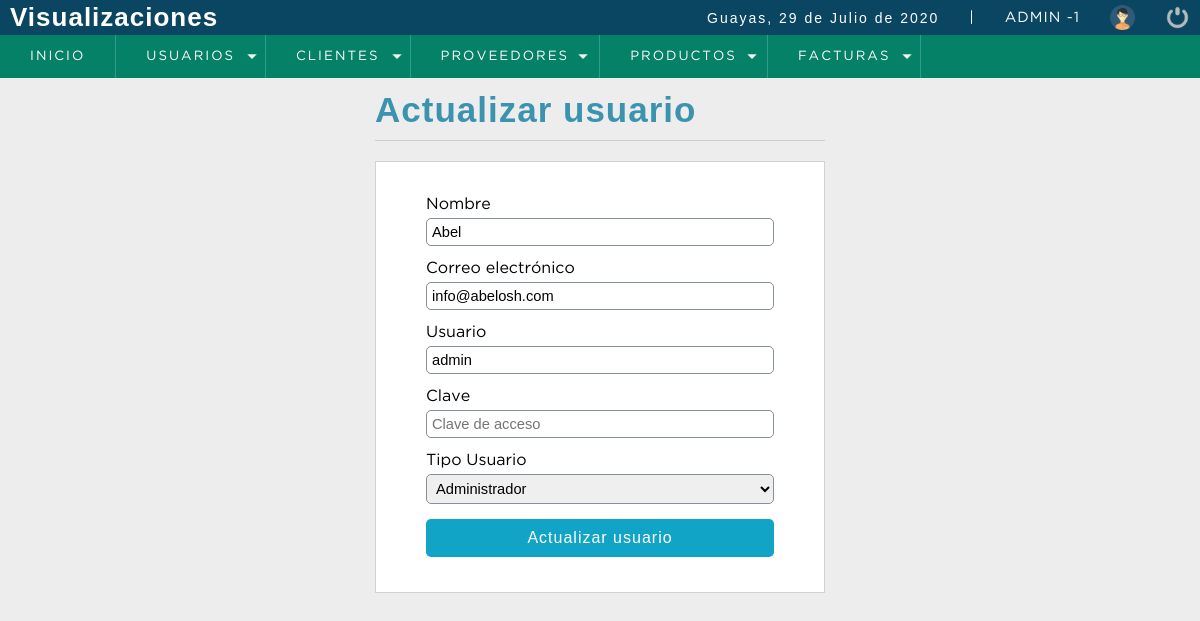
/sistema/editar_usuario.php?id=1 (signed in), run on the app's committed database.
### tables this page shows
CREATE TABLE `usuario` (
  `idusuario` int(11) NOT NULL,
  `nombre` varchar(50) DEFAULT NULL,
  `correo` varchar(100) DEFAULT NULL,
  `usuario` varchar(15) DEFAULT NULL,
  `clave` varchar(100) DEFAULT NULL,
  `rol` int(11) DEFAULT NULL,
  `estatus` int(11) NOT NULL DEFAULT '1'
);

CREATE TABLE `rol` (
  `idrol` int(11) NOT NULL,
  `rol` varchar(20) DEFAULT NULL
);

### sistema/editar_usuario.php (the view, shortened to what this page needs)
<?php
	include "../conexion.php";
	$iduser = $_REQUEST['id'];
	$sql= mysqli_query($conection,"SELECT u.idusuario, u.nombre,u.correo,u.usuario, (u.rol) as idrol, (r.rol) as rol
									FROM usuario u
									INNER JOIN rol r
									on u.rol = r.idrol
									WHERE idusuario= $iduser ");
	$result_sql = mysqli_num_rows($sql);
	if($result_sql == 0){
		header('Location: lista_usuarios.php');
	}else{
		$option = '';
		while ($data = mysqli_fetch_array($sql)) {
			$nombre  = $data['nombre'];
			$correo  = $data['correo'];
			$usuario = $data['usuario'];
			$idrol   = $data['idrol'];
			$rol     = $data['rol'];
			if($idrol == 1){
				$option = '<option value="'.$idrol.'" select>'.$rol.'</option>';
			}else if($idrol == 2){
				$option = '<option value="'.$idrol.'" select>'.$rol.'</option>';
			}else if($idrol == 3){
				$option = '<option value="'.$idrol.'" select>'.$rol.'</option>';
			}
		}
	}
 ?>
<!DOCTYPE html>
<html lang="en">
<head>
	<?php include "includes/scripts.php"; ?>
</head>
<body>
	<?php include "includes/header.php"; ?>
	<section id="container">
		<div class="form_register">
			<h1>Actualizar usuario</h1>
			<hr>
			<form action="" method="post">
				<label for="nombre">Nombre</label>
				<input type="text" name="nombre" id="nombre" placeholder="Nombre completo" value="<?php echo $nombre; ?>">
				<label for="correo">Correo electrónico</label>
				<input type="email" name="correo" id="correo" placeholder="Correo electrónico" value="<?php echo $correo; ?>">
				<label for="usuario">Usuario</label>
				<input type="text" name="usuario" id="usuario" placeholder="Usuario" value="<?php echo $usuario; ?>">
				<label for="clave">Clave</label>
				<input type="password" name="clave" id="clave" placeholder="Clave de acceso">
				<label for="rol">Tipo Usuario</label>
				<select name="rol" id="rol" class="notItemOne">
					<?php
						echo $option;
					?>
				</select>
				<input type="submit" value="Actualizar usuario" class="btn_save">
			</form>
		</div>
	</section>
</body>
</html>

### sistema/css/style.css (style rules this page uses)
* { margin: 0; padding: 0; box-sizing: border-box; }
body { background: #ededed; }
h1, h2, h3, h4, h5, h6 { font-family: 'arial'; font-weight: bold; letter-spacing: 1px; }
h1 { font-size: 26px; }
#container { padding: 90px 15px 15px; }
.form_register { width: 450px; margin: auto; }
.form_register h1 { color: #3c93b0; }
hr { border: 0; background: #CCC; height: 1px; margin: 10px 0; display: block; }
form { background: #FFF; margin: auto; padding: 20px 50px; border: 1px solid #d1d1d1; }
label { display: block; font-size: 12pt; font-family: 'GothamBook'; margin: 15px auto 5px auto; }
input,select { display: block; width: 100%; font-size: 11pt; padding: 5px; border: 1px solid #85929e; border-radius: 5px; }
.notItemOne option:first-child { display: none; }
.btn_save { font-size: 12pt; background: #12a4c6; padding: 10px; color: #FFF; letter-spacing: 1px; border: 0; cursor: pointer; margin: 15px auto; }
#container h1 { font-size: 35px; display: inline-block; }

### data on the page
usuario: nombre "Abel", correo "info@abelosh.com", usuario "admin", rol "Administrador"

### other printed values
fechaC() "29 de Julio de 2020"
$_SESSION['user'] "ADMIN"
$_SESSION['rol'] "1"
